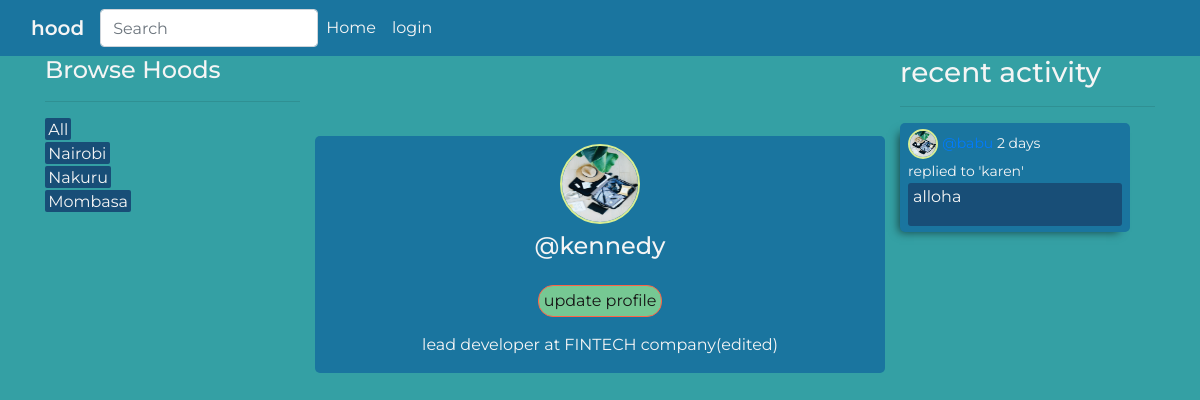
Page /profile/1/ on the committed database.
### app/models.py (models this page shows, shortened)
class Location(models.Model):
    name = models.CharField(max_length=200)

class User(AbstractUser):
    name = models.CharField(max_length=200, null=True)
    email = models.EmailField(unique=True, null=True)
    bio = models.TextField(null=True)
    profile_pic = models.ImageField(null=True, default='user.png')
    USERNAME_FIELD = 'email'
    REQUIRED_FIELDS = []

class Post(models.Model):
    user = models.ForeignKey(User, on_delete=models.CASCADE)
    hood = models.ForeignKey(Hood, on_delete=models.CASCADE)
    body = models.TextField()
    updated = models.DateTimeField(auto_now=True)
    created = models.DateTimeField(auto_now_add=True)
    class Meta:
        ordering = ['-updated', '-created']
    def __str__(self):
        return self.body[0:50]

class Hood(models.Model):
    host = models.ForeignKey(User, on_delete=models.SET_NULL, null=True)
    name = models.CharField(max_length=100)
    location = models.ForeignKey(Location, on_delete=models.SET_NULL, null=True)
    occupants = models.ManyToManyField(User, related_name='occupants', blank=True)
    updated = models.DateTimeField(auto_now=True)
    created = models.DateTimeField(auto_now_add=True)
    description = models.TextField(null=True)
    fire_department = models.IntegerField(null=True)
    hospital_contact = models.IntegerField(null=True)
    security_department = models.IntegerField(null=True)
    biashara = models.ManyToManyField('Business', related_name='biashara', blank=True)
    class Meta:
        ordering = ['-updated', '-created']
    def __str__(self):
        return self.name

### app/views.py (the view)
# urls.py: path('profile/<int:pk>/', views.userProfile, name='user_profile'),
def userProfile(request , pk):
    user = User.objects.get(id=pk)
    hoods = user.hood_set.all()
    posts = user.post_set.all()
    locations = Location.objects.all()
    context = {
        'user':user,
        'hoods':hoods,
        'posts':posts,
        'locations':locations
    }
    return render(request, 'app/profile.html', context)

### app/templates/app/profile.html
{% extends 'base.html' %}
{% block content %}
<div class='profile-container container'>
    <div class="row">
        <div class="col-md-3">
            {% include 'app/location_component.html' %}
        </div>
        <div class="col-md-6 profile-col">
            <div class="user-profile my-2">
                <img src="{{ user.profile_pic.url }}" alt="">
            </div>
            <h4>@{{ user.username }}</h4>
            <a class='my-3' href="{% url 'update_user' %}">update profile</a>
            <p>{{ user.bio }} </p>
        </div>
        <div class="col-md-3">
            {% include 'app/activity_component.html' %}
        </div>
    </div>
</div>
{% endblock %}

### app/templates/app/location_component.html
<h4>Browse Hoods</h4>
<hr>
<div class="locale-name">
    <a href="{% url 'home' %}">All</a>
</div>
{% for locale in locations %}
    <div class="locale-name">
        <a href="{% url 'home' %}?q={{ locale.name }}">{{ locale.name }}</a>
    </div>
{% endfor %}

### app/templates/app/activity_component.html (shortened to what this page needs)
<h3>recent activity</h3>
<hr>
{% for post in posts %}
    <div class="post-activity my-3">
        <div class="user-profile">
            <img src="{{ post.user.profile_pic.url }}" alt="">
            <small><a href="{% url 'user_profile' post.user.id %}">@{{ post.user.name }}</a> {{ post.created | timesince }}</small>
        </div>
        <small>replied to '{{ post.hood }}'</small>
        <div class="paragraph">
            <p>{{ post }}</p>
        </div>
    </div>
{% endfor %}

### static/styles/main.css (style rules this page uses)
:root { --avocado-green: #D9ED92; --moss-green: #76C893; --duck-blue: #34A0A4; --antwerp-blue: #1A759F; --puprle-hue: #184E77; }
body { background-color: var(--duck-blue); font-family: 'Montserrat', sans-serif; color: whitesmoke; }
.locale-name a { background-color: var(--puprle-hue); padding: .1rem .2rem; margin-bottom: .5rem; color: whitesmoke; border-radius: 2px; }
.user-profile img { width: 30px; height: 30px; border-radius: 50px; border: 2px solid var(--avocado-green); }
.post-activity { width: 90%; padding: .4rem .5rem; flex-direction: column; border-radius: 5px; background-color: var(--antwerp-blue); box-shadow: -6px 5px 9px -5px rgba(0,0,0,0.6); -webkit-box-shadow: -6px 5px 9px -5px rgba(0,0,0,0.6); -moz-box-shadow: -6px 5px 9px -5px rgba(0,0,0,0.6); }
.paragraph { background-color: var(--puprle-hue); padding: 2px 1px 1px 5px; border-radius: 3px; }
.profile-col { display: flex; align-content: center; flex-direction: column; justify-content: center; align-items: center; background-color:var(--antwerp-blue); border-radius: 5px; margin-top: 5rem; }
.profile-col a { color: rgb(22, 22, 22); background-color: var(--moss-green); border-radius: 15px; padding: 3px 5px; border: 1px solid tomato; }
.profile-col img { width: 80px; height: 80px; }
@media only screen and (min-width: 768px) { .col-md-3 { width: auto; } }

### rows in the picture
Location: name "Nairobi"
Location: name "Nakuru"
Location: name "Mombasa"
User: profile_pic (picture), username "kennedy", bio "lead developer at FINTECH company(edited)"
Post: user.profile_pic (picture), created "2 days", hood "karen", body "alloha"
